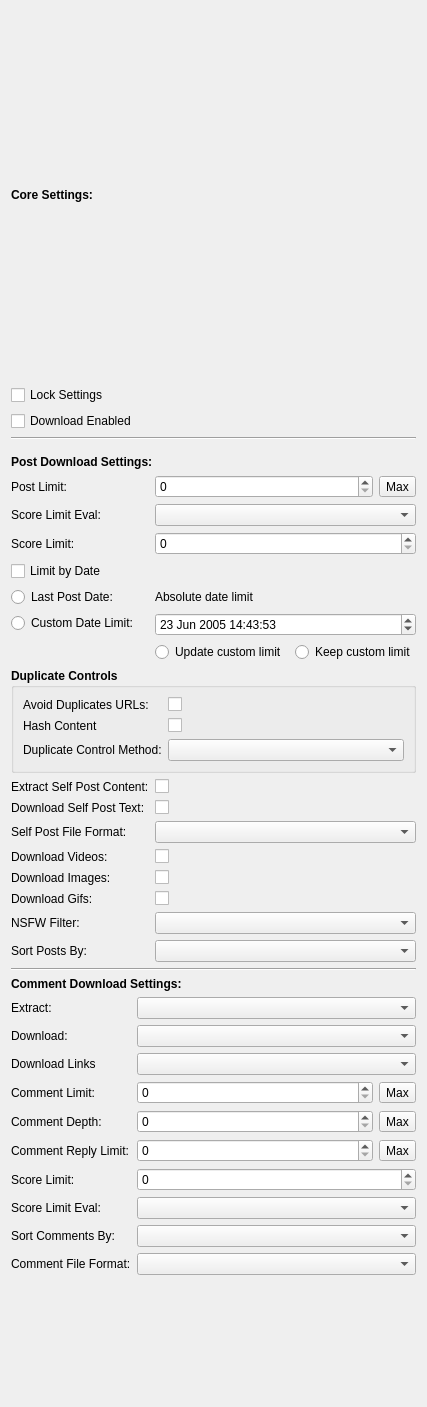
<?xml version="1.0" encoding="UTF-8"?>
<ui version="4.0">
 <class>ObjectSettingsWidget</class>
 <widget class="QWidget" name="ObjectSettingsWidget">
  <property name="geometry">
   <rect>
    <x>0</x>
    <y>0</y>
    <width>403</width>
    <height>1407</height>
   </rect>
  </property>
  <property name="sizePolicy">
   <sizepolicy hsizetype="Minimum" vsizetype="Preferred">
    <horstretch>0</horstretch>
    <verstretch>0</verstretch>
   </sizepolicy>
  </property>
  <property name="windowTitle">
   <string>Settings</string>
  </property>
  <layout class="QVBoxLayout" name="verticalLayout_2">
   <item>
    <layout class="QVBoxLayout" name="verticalLayout">
     <item>
      <layout class="QVBoxLayout" name="core_settings_vbox">
       <item>
        <widget class="QLabel" name="label">
         <property name="font">
          <font>
           <weight>75</weight>
           <bold>true</bold>
          </font>
         </property>
         <property name="text">
          <string>Core Settings:</string>
         </property>
        </widget>
       </item>
       <item>
        <widget class="QCheckBox" name="lock_settings_checkbox">
         <property name="toolTip">
          <string>When checked, the settings in this window will not be overwritten due to changes in the main settings window</string>
         </property>
         <property name="layoutDirection">
          <enum>Qt::LeftToRight</enum>
         </property>
         <property name="text">
          <string>Lock Settings</string>
         </property>
        </widget>
       </item>
       <item>
        <widget class="QCheckBox" name="enable_download_checkbox">
         <property name="text">
          <string>Download Enabled</string>
         </property>
        </widget>
       </item>
      </layout>
     </item>
     <item>
      <widget class="Line" name="line">
       <property name="orientation">
        <enum>Qt::Horizontal</enum>
       </property>
      </widget>
     </item>
     <item>
      <layout class="QFormLayout" name="post_download_form">
       <item row="0" column="0">
        <widget class="Line" name="line_2">
         <property name="orientation">
          <enum>Qt::Horizontal</enum>
         </property>
        </widget>
       </item>
       <item row="1" column="0" colspan="2">
        <widget class="QLabel" name="label_19">
         <property name="font">
          <font>
           <weight>75</weight>
           <bold>true</bold>
          </font>
         </property>
         <property name="text">
          <string>Post Download Settings:</string>
         </property>
         <property name="alignment">
          <set>Qt::AlignLeading|Qt::AlignLeft|Qt::AlignVCenter</set>
         </property>
        </widget>
       </item>
       <item row="3" column="0">
        <widget class="QLabel" name="label_7">
         <property name="text">
          <string>Post Limit:</string>
         </property>
        </widget>
       </item>
       <item row="3" column="1">
        <layout class="QHBoxLayout" name="horizontalLayout_3">
         <item>
          <widget class="QSpinBox" name="post_limit_spinbox">
           <property name="maximum">
            <number>1000</number>
           </property>
          </widget>
         </item>
         <item>
          <widget class="QToolButton" name="post_limit_max_button">
           <property name="text">
            <string>Max</string>
           </property>
          </widget>
         </item>
        </layout>
       </item>
       <item row="4" column="0">
        <widget class="QLabel" name="label_11">
         <property name="text">
          <string>Score Limit Eval:</string>
         </property>
        </widget>
       </item>
       <item row="4" column="1">
        <widget class="QComboBox" name="score_limit_operator_combo"/>
       </item>
       <item row="5" column="0">
        <widget class="QLabel" name="label_9">
         <property name="text">
          <string>Score Limit:</string>
         </property>
        </widget>
       </item>
       <item row="5" column="1">
        <widget class="QSpinBox" name="score_limit_spinbox">
         <property name="maximum">
          <number>10000000</number>
         </property>
        </widget>
       </item>
       <item row="7" column="0">
        <widget class="QCheckBox" name="limit_date_checkbox">
         <property name="layoutDirection">
          <enum>Qt::LeftToRight</enum>
         </property>
         <property name="text">
          <string>Limit by Date</string>
         </property>
        </widget>
       </item>
       <item row="8" column="0">
        <widget class="QRadioButton" name="absolute_date_limit_radio">
         <property name="text">
          <string>Last Post Date:</string>
         </property>
        </widget>
       </item>
       <item row="8" column="1">
        <widget class="QLabel" name="absolute_date_limit_label">
         <property name="text">
          <string>Absolute date limit</string>
         </property>
        </widget>
       </item>
       <item row="9" column="0">
        <widget class="QRadioButton" name="custom_date_limit_radio">
         <property name="text">
          <string>Custom Date Limit:</string>
         </property>
        </widget>
       </item>
       <item row="9" column="1">
        <widget class="QDateTimeEdit" name="custom_date_limit_edit">
         <property name="dateTime">
          <datetime>
           <hour>14</hour>
           <minute>43</minute>
           <second>53</second>
           <year>2005</year>
           <month>6</month>
           <day>23</day>
          </datetime>
         </property>
         <property name="minimumDateTime">
          <datetime>
           <hour>12</hour>
           <minute>0</minute>
           <second>0</second>
           <year>2005</year>
           <month>6</month>
           <day>1</day>
          </datetime>
         </property>
        </widget>
       </item>
       <item row="10" column="1">
        <layout class="QHBoxLayout" name="horizontalLayout_10">
         <item>
          <widget class="QRadioButton" name="update_custom_date_limit_radio">
           <property name="toolTip">
            <string>&lt;html&gt;&lt;head/&gt;&lt;body&gt;&lt;p&gt;The custom date limit will be overridden upon the first download to the date of the latest extracted post&lt;/p&gt;&lt;/body&gt;&lt;/html&gt;</string>
           </property>
           <property name="text">
            <string>Update custom limit </string>
           </property>
          </widget>
         </item>
         <item>
          <widget class="QRadioButton" name="do_not_update_custom_date_limit_radio">
           <property name="toolTip">
            <string>&lt;html&gt;&lt;head/&gt;&lt;body&gt;&lt;p&gt;&lt;a name=&quot;inside&quot;/&gt;The custom date limit will not be overridden. This will result in slightly longer download times for repeat downloads.&lt;/p&gt;&lt;/body&gt;&lt;/html&gt;</string>
           </property>
           <property name="text">
            <string>Keep custom limit</string>
           </property>
          </widget>
         </item>
        </layout>
       </item>
       <item row="14" column="0">
        <widget class="QLabel" name="label_30">
         <property name="text">
          <string>Extract Self Post Content:</string>
         </property>
        </widget>
       </item>
       <item row="14" column="1">
        <widget class="QCheckBox" name="extract_self_post_content_checkbox">
         <property name="text">
          <string/>
         </property>
        </widget>
       </item>
       <item row="15" column="0">
        <widget class="QLabel" name="label_15">
         <property name="text">
          <string>Download Self Post Text:</string>
         </property>
        </widget>
       </item>
       <item row="15" column="1">
        <widget class="QCheckBox" name="download_self_post_text_checkbox">
         <property name="text">
          <string/>
         </property>
        </widget>
       </item>
       <item row="16" column="0">
        <widget class="QLabel" name="label_31">
         <property name="text">
          <string>Self Post File Format:</string>
         </property>
        </widget>
       </item>
       <item row="16" column="1">
        <widget class="QComboBox" name="self_post_file_format_combo"/>
       </item>
       <item row="17" column="0">
        <widget class="QLabel" name="label_13">
         <property name="text">
          <string>Download Videos:</string>
         </property>
        </widget>
       </item>
       <item row="17" column="1">
        <widget class="QCheckBox" name="download_videos_checkbox">
         <property name="text">
          <string/>
         </property>
        </widget>
       </item>
       <item row="18" column="0">
        <widget class="QLabel" name="label_14">
         <property name="text">
          <string>Download Images:</string>
         </property>
        </widget>
       </item>
       <item row="18" column="1">
        <widget class="QCheckBox" name="download_images_checkbox">
         <property name="text">
          <string/>
         </property>
        </widget>
       </item>
       <item row="19" column="0">
        <widget class="QLabel" name="label_29">
         <property name="text">
          <string>Download Gifs:</string>
         </property>
        </widget>
       </item>
       <item row="19" column="1">
        <widget class="QCheckBox" name="download_gifs_checkbox">
         <property name="text">
          <string/>
         </property>
        </widget>
       </item>
       <item row="20" column="0">
        <widget class="QLabel" name="label_28">
         <property name="text">
          <string>NSFW Filter:</string>
         </property>
        </widget>
       </item>
       <item row="20" column="1">
        <widget class="QComboBox" name="nsfw_filter_combo"/>
       </item>
       <item row="21" column="0">
        <widget class="QLabel" name="label_16">
         <property name="text">
          <string>Sort Posts By:</string>
         </property>
        </widget>
       </item>
       <item row="21" column="1">
        <widget class="QComboBox" name="post_sort_combo"/>
       </item>
       <item row="11" column="0" colspan="2">
        <widget class="QGroupBox" name="duplicate_controls_groupbox">
         <property name="font">
          <font>
           <weight>75</weight>
           <bold>true</bold>
          </font>
         </property>
         <property name="title">
          <string>Duplicate Controls</string>
         </property>
         <property name="flat">
          <bool>false</bool>
         </property>
         <layout class="QVBoxLayout" name="verticalLayout_3">
          <item>
           <layout class="QFormLayout" name="duplicate_controls_layout">
            <item row="0" column="0">
             <widget class="QLabel" name="avoid_duplicate_urls_label">
              <property name="font">
               <font>
                <weight>50</weight>
                <bold>false</bold>
               </font>
              </property>
              <property name="toolTip">
               <string>&lt;html&gt;&lt;head/&gt;&lt;body&gt;&lt;p&gt;The URL of each downloaded file is stored. If an extracted file has a matching URL in the database, it won’t be downloaded.&lt;/p&gt;&lt;/body&gt;&lt;/html&gt;</string>
              </property>
              <property name="text">
               <string>Avoid Duplicates URLs:</string>
              </property>
             </widget>
            </item>
            <item row="1" column="0">
             <widget class="QLabel" name="hash_content_label">
              <property name="font">
               <font>
                <weight>50</weight>
                <bold>false</bold>
               </font>
              </property>
              <property name="toolTip">
               <string>&lt;html&gt;&lt;head/&gt;&lt;body&gt;&lt;p&gt;When enabled, an MD5 hash is generated for each downloaded file and stored in the database. This helps detect duplicates, but may slightly slow down downloads. Some duplicate detection features will be unavailable if disabled.&lt;/p&gt;&lt;/body&gt;&lt;/html&gt;</string>
              </property>
              <property name="text">
               <string>Hash Content</string>
              </property>
             </widget>
            </item>
            <item row="0" column="1">
             <widget class="QCheckBox" name="avoid_duplicates_checkbox">
              <property name="toolTip">
               <string>&lt;html&gt;&lt;head/&gt;&lt;body&gt;&lt;p&gt;The URL of each downloaded file is stored. If an extracted file has a matching URL in the database, it won’t be downloaded.&lt;/p&gt;&lt;/body&gt;&lt;/html&gt;</string>
              </property>
              <property name="text">
               <string/>
              </property>
             </widget>
            </item>
            <item row="1" column="1">
             <widget class="QCheckBox" name="hash_content_checkbox">
              <property name="toolTip">
               <string>&lt;html&gt;&lt;head/&gt;&lt;body&gt;&lt;p&gt;When checked, an MD5 hash will be generated for each downloaded file and stored in the database.  Some duplicate controls will not be available if this is disabled.  This may result in slightly slower downloads.  &lt;/p&gt;&lt;/body&gt;&lt;/html&gt;</string>
              </property>
              <property name="text">
               <string/>
              </property>
             </widget>
            </item>
            <item row="2" column="0">
             <widget class="QLabel" name="duplicate_control_method_combo_label">
              <property name="font">
               <font>
                <weight>50</weight>
                <bold>false</bold>
               </font>
              </property>
              <property name="toolTip">
               <string>&lt;html&gt;&lt;head/&gt;&lt;body&gt;&lt;p&gt;Dictates how duplicates are handled.&lt;/p&gt;&lt;/body&gt;&lt;/html&gt;</string>
              </property>
              <property name="text">
               <string>Duplicate Control Method:</string>
              </property>
             </widget>
            </item>
            <item row="2" column="1">
             <widget class="QComboBox" name="duplicate_control_method_combo">
              <property name="font">
               <font>
                <weight>50</weight>
                <bold>false</bold>
               </font>
              </property>
             </widget>
            </item>
           </layout>
          </item>
         </layout>
        </widget>
       </item>
      </layout>
     </item>
     <item>
      <widget class="Line" name="line_3">
       <property name="orientation">
        <enum>Qt::Horizontal</enum>
       </property>
      </widget>
     </item>
     <item>
      <layout class="QFormLayout" name="comment_download_form">
       <item row="0" column="0" colspan="2">
        <widget class="QLabel" name="label_20">
         <property name="font">
          <font>
           <weight>75</weight>
           <bold>true</bold>
          </font>
         </property>
         <property name="text">
          <string>Comment Download Settings:</string>
         </property>
        </widget>
       </item>
       <item row="2" column="0">
        <widget class="QLabel" name="label_32">
         <property name="text">
          <string>Extract:</string>
         </property>
        </widget>
       </item>
       <item row="2" column="1">
        <widget class="QComboBox" name="comment_extract_combo"/>
       </item>
       <item row="3" column="0">
        <widget class="QLabel" name="label_22">
         <property name="text">
          <string>Download:</string>
         </property>
        </widget>
       </item>
       <item row="3" column="1">
        <widget class="QComboBox" name="comment_download_combo"/>
       </item>
       <item row="4" column="0">
        <widget class="QLabel" name="label_21">
         <property name="text">
          <string>Download Links</string>
         </property>
        </widget>
       </item>
       <item row="4" column="1">
        <widget class="QComboBox" name="comment_content_download_combo"/>
       </item>
       <item row="5" column="0">
        <widget class="QLabel" name="label_23">
         <property name="text">
          <string>Comment Limit:</string>
         </property>
        </widget>
       </item>
       <item row="5" column="1">
        <layout class="QHBoxLayout" name="horizontalLayout_4">
         <item>
          <widget class="QSpinBox" name="comment_limit_spinbox">
           <property name="toolTip">
            <string>Only limits top level comment.  May pull more comments depending on replies</string>
           </property>
           <property name="maximum">
            <number>10000</number>
           </property>
          </widget>
         </item>
         <item>
          <widget class="QToolButton" name="comment_limit_max_button">
           <property name="text">
            <string>Max</string>
           </property>
          </widget>
         </item>
        </layout>
       </item>
       <item row="6" column="0">
        <widget class="QLabel" name="label_3">
         <property name="text">
          <string>Comment Depth:</string>
         </property>
        </widget>
       </item>
       <item row="6" column="1">
        <layout class="QHBoxLayout" name="horizontalLayout">
         <item>
          <widget class="QSpinBox" name="comment_depth_spinbox">
           <property name="maximum">
            <number>9999</number>
           </property>
          </widget>
         </item>
         <item>
          <widget class="QToolButton" name="comment_depth_max_button">
           <property name="text">
            <string>Max</string>
           </property>
          </widget>
         </item>
        </layout>
       </item>
       <item row="7" column="0">
        <widget class="QLabel" name="label_4">
         <property name="text">
          <string>Comment Reply Limit:</string>
         </property>
        </widget>
       </item>
       <item row="7" column="1">
        <layout class="QHBoxLayout" name="horizontalLayout_8">
         <item>
          <widget class="QSpinBox" name="comment_reply_limit_spinbox">
           <property name="maximum">
            <number>9999</number>
           </property>
          </widget>
         </item>
         <item>
          <widget class="QToolButton" name="comment_reply_max_button">
           <property name="text">
            <string>Max</string>
           </property>
          </widget>
         </item>
        </layout>
       </item>
       <item row="8" column="0">
        <widget class="QLabel" name="label_24">
         <property name="text">
          <string>Score Limit:</string>
         </property>
        </widget>
       </item>
       <item row="8" column="1">
        <widget class="QSpinBox" name="comment_score_limit_spinbox">
         <property name="maximum">
          <number>10000000</number>
         </property>
        </widget>
       </item>
       <item row="9" column="0">
        <widget class="QLabel" name="label_25">
         <property name="text">
          <string>Score Limit Eval:</string>
         </property>
        </widget>
       </item>
       <item row="9" column="1">
        <widget class="QComboBox" name="comment_score_operator_combo"/>
       </item>
       <item row="10" column="0">
        <widget class="QLabel" name="label_18">
         <property name="text">
          <string>Sort Comments By:</string>
         </property>
        </widget>
       </item>
       <item row="10" column="1">
        <widget class="QComboBox" name="comment_sort_combo"/>
       </item>
       <item row="13" column="0">
        <widget class="QLabel" name="label_2">
         <property name="text">
          <string>Comment File Format:</string>
         </property>
        </widget>
       </item>
       <item row="13" column="1">
        <widget class="QComboBox" name="comment_file_format_combo"/>
       </item>
      </layout>
     </item>
    </layout>
   </item>
  </layout>
 </widget>
 <resources/>
 <connections/>
</ui>
